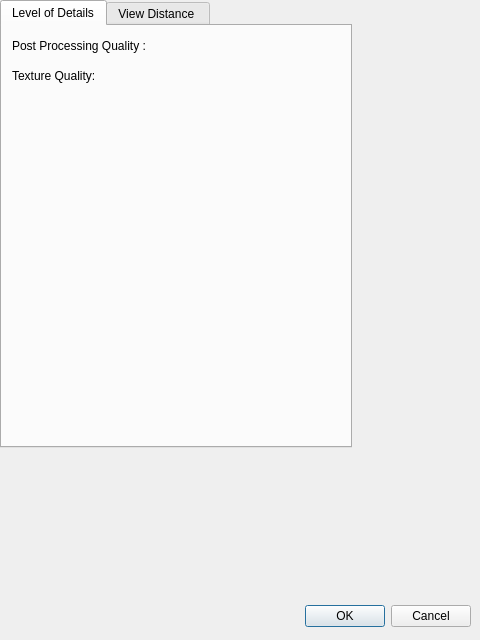
<?xml version="1.0" encoding="UTF-8"?>
<ui version="4.0">
 <class>AdvancedOptionsDialog</class>
 <widget class="QDialog" name="AdvancedOptionsDialog">
  <property name="geometry">
   <rect>
    <x>0</x>
    <y>0</y>
    <width>480</width>
    <height>640</height>
   </rect>
  </property>
  <property name="windowTitle">
   <string>Advanced Settings</string>
  </property>
  <widget class="QDialogButtonBox" name="buttonBox">
   <property name="geometry">
    <rect>
     <x>10</x>
     <y>600</y>
     <width>461</width>
     <height>32</height>
    </rect>
   </property>
   <property name="orientation">
    <enum>Qt::Horizontal</enum>
   </property>
   <property name="standardButtons">
    <set>QDialogButtonBox::Cancel|QDialogButtonBox::Ok</set>
   </property>
  </widget>
  <widget class="QTabWidget" name="tabWidget">
   <property name="geometry">
    <rect>
     <x>0</x>
     <y>0</y>
     <width>352</width>
     <height>448</height>
    </rect>
   </property>
   <property name="tabPosition">
    <enum>QTabWidget::North</enum>
   </property>
   <property name="tabShape">
    <enum>QTabWidget::Rounded</enum>
   </property>
   <property name="currentIndex">
    <number>0</number>
   </property>
   <widget class="QWidget" name="tabDetails">
    <attribute name="title">
     <string>Level of Details</string>
    </attribute>
    <widget class="QLabel" name="label">
     <property name="geometry">
      <rect>
       <x>10</x>
       <y>10</y>
       <width>171</width>
       <height>20</height>
      </rect>
     </property>
     <property name="text">
      <string>Post Processing Quality :</string>
     </property>
    </widget>
    <widget class="QLabel" name="label_2">
     <property name="geometry">
      <rect>
       <x>10</x>
       <y>40</y>
       <width>171</width>
       <height>20</height>
      </rect>
     </property>
     <property name="text">
      <string>Texture Quality:</string>
     </property>
    </widget>
   </widget>
   <widget class="QWidget" name="tabDistance">
    <attribute name="title">
     <string>View Distance </string>
    </attribute>
   </widget>
  </widget>
 </widget>
 <resources/>
 <connections>
  <connection>
   <sender>buttonBox</sender>
   <signal>accepted()</signal>
   <receiver>AdvancedOptionsDialog</receiver>
   <slot>accept()</slot>
   <hints>
    <hint type="sourcelabel">
     <x>248</x>
     <y>254</y>
    </hint>
    <hint type="destinationlabel">
     <x>157</x>
     <y>274</y>
    </hint>
   </hints>
  </connection>
  <connection>
   <sender>buttonBox</sender>
   <signal>rejected()</signal>
   <receiver>AdvancedOptionsDialog</receiver>
   <slot>reject()</slot>
   <hints>
    <hint type="sourcelabel">
     <x>316</x>
     <y>260</y>
    </hint>
    <hint type="destinationlabel">
     <x>286</x>
     <y>274</y>
    </hint>
   </hints>
  </connection>
 </connections>
</ui>
